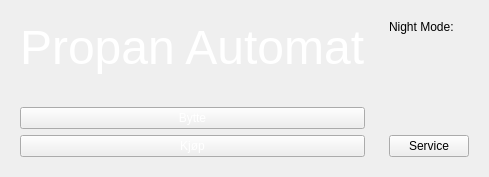
      <widget class="QWidget" name="FrontPage">
       <layout class="QHBoxLayout" name="horizontalLayout_2">
        <item>
         <widget class="CDPBaseContainer" name="userBaseContainer">
          <property name="styleSheet">
           <string notr="true">color: rgb(255, 255, 255);</string>
          </property>
          <layout class="QVBoxLayout" name="verticalLayout">
           <item>
            <widget class="CDPBaseLabel" name="cdpBaseLabel">
             <property name="maximumSize">
              <size>
               <width>16777215</width>
               <height>100</height>
              </size>
             </property>
             <property name="font">
              <font>
               <family>Arial</family>
               <pointsize>36</pointsize>
              </font>
             </property>
             <property name="text">
              <string>Propan Automat</string>
             </property>
            </widget>
           </item>
           <item>
            <widget class="QWidget" name="widget_28" native="true">
             <property name="styleSheet">
              <string notr="true">image: url(:/vendanor-propan-automat.png);</string>
             </property>
            </widget>
           </item>
           <item>
            <spacer name="horizontalSpacer">
             <property name="orientation">
              <enum>Qt::Horizontal</enum>
             </property>
             <property name="sizeHint" stdset="0">
              <size>
               <width>40</width>
               <height>20</height>
              </size>
             </property>
            </spacer>
           </item>
           <item>
            <widget class="CDPBaseButton" name="cdpBaseButton_3">
             <property name="text">
              <string>Bytte</string>
             </property>
             <property name="svgFile">
              <string>:/themes/cdp_light/buttons/buttonPlain.svg</string>
             </property>
             <property name="valueToEmit">
              <number>2</number>
             </property>
             <property name="cdpPressedRouting" stdset="0">
              <string>PropanAutomatGui.ModbusSlaveTCP.WagoWriteCoilsDI.8-DI0.DI4.Value</string>
             </property>
            </widget>
           </item>
           <item>
            <widget class="CDPBaseButton" name="cdpBaseButton_4">
             <property name="text">
              <string>Kjøp</string>
             </property>
             <property name="svgFile">
              <string>:/themes/cdp_light/buttons/buttonPlain.svg</string>
             </property>
             <property name="valueToEmit">
              <number>1</number>
             </property>
            </widget>
           </item>
          </layout>
         </widget>
        </item>
        <item>
         <widget class="CDPBaseContainer" name="serviceBaseContainer">
          <layout class="QVBoxLayout" name="verticalLayout_2">
           <item>
            <widget class="CDPBaseLabel" name="cdpBaseLabel_2">
             <property name="text">
              <string>Night Mode:</string>
             </property>
            </widget>
           </item>
           <item>
            <widget class="CDPBaseToggleButton" name="cdpBaseToggleButton">
             <property name="svgFile">
              <string>:/themes/cdp_light/buttons/toggleButtonDefault.svg</string>
             </property>
             <property name="textLeft" stdset="0">
              <string>On</string>
             </property>
             <property name="textRight" stdset="0">
              <string>Off</string>
             </property>
             <property name="cdpTextMsgOn">
              <string>Night</string>
             </property>
             <property name="cdpTextMsgOff">
              <string>Day</string>
             </property>
            </widget>
           </item>
           <item>
            <spacer name="verticalSpacer">
             <property name="orientation">
              <enum>Qt::Vertical</enum>
             </property>
             <property name="sizeHint" stdset="0">
              <size>
               <width>20</width>
               <height>40</height>
              </size>
             </property>
            </spacer>
           </item>
           <item>
            <widget class="CDPBaseButton" name="cdpBaseButton_5">
             <property name="text">
              <string>Service</string>
             </property>
             <property name="svgFile">
              <string>:/themes/cdp_light/buttons/buttonPlain.svg</string>
             </property>
             <property name="valueToEmit">
              <number>6</number>
             </property>
            </widget>
           </item>
          </layout>
         </widget>
        </item>
       </layout>
      </widget>
